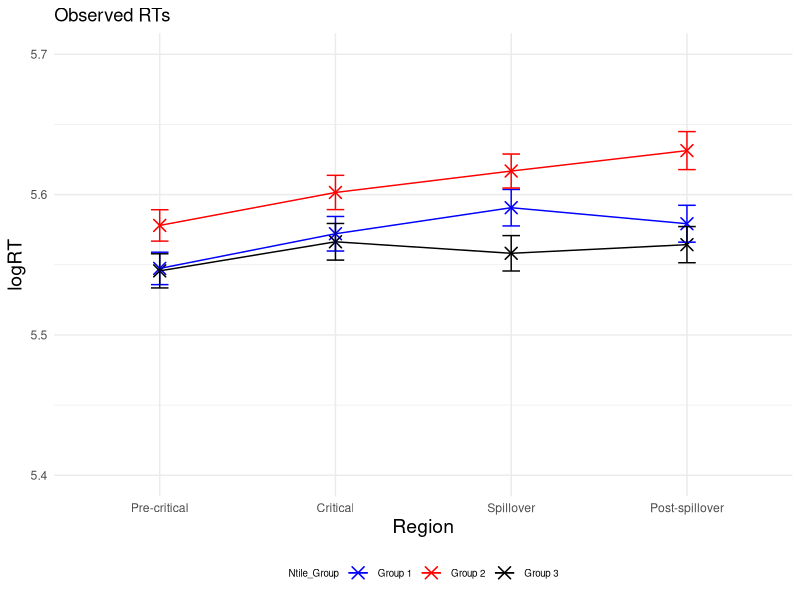
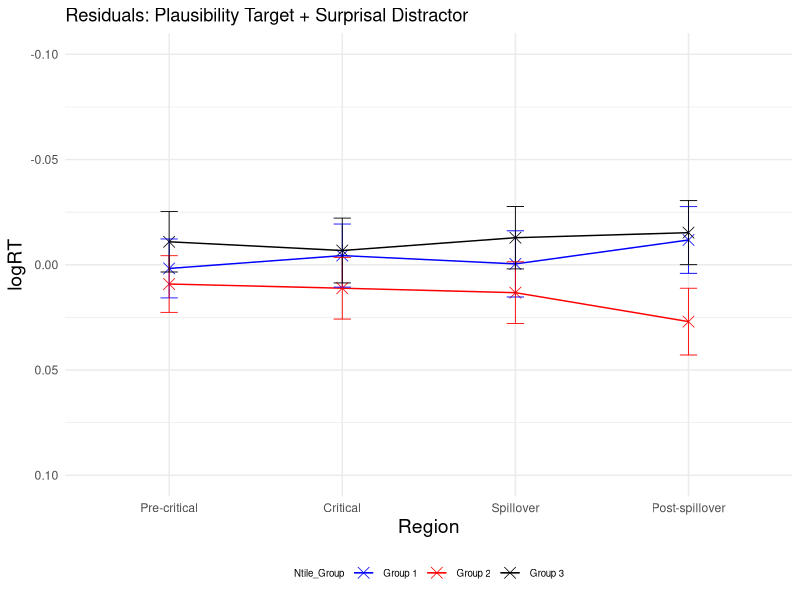
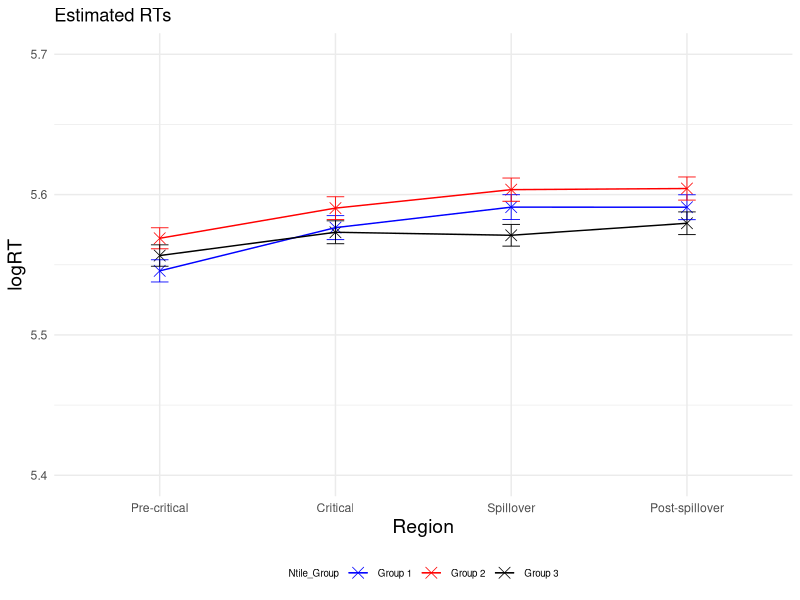
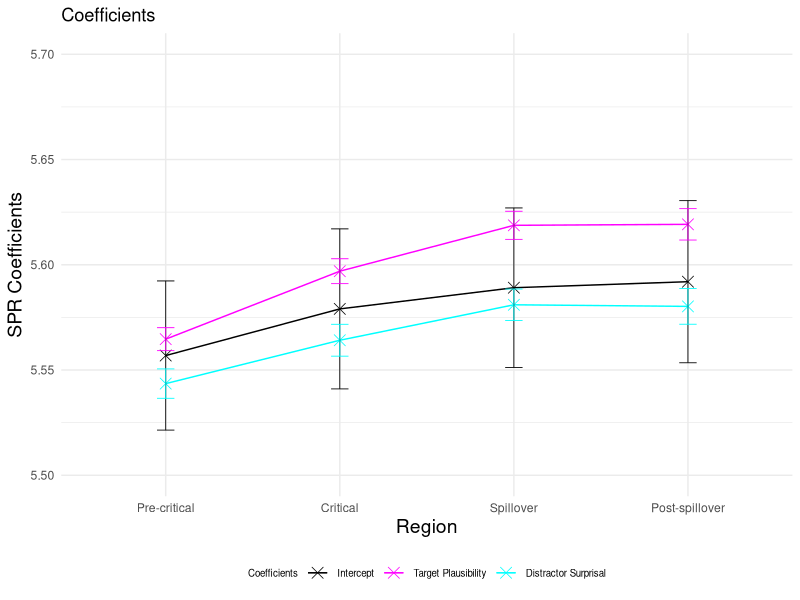
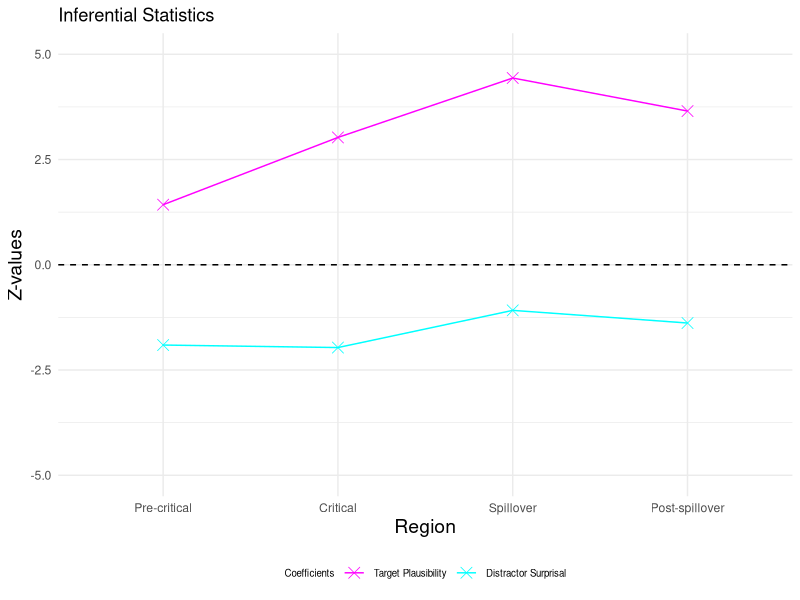
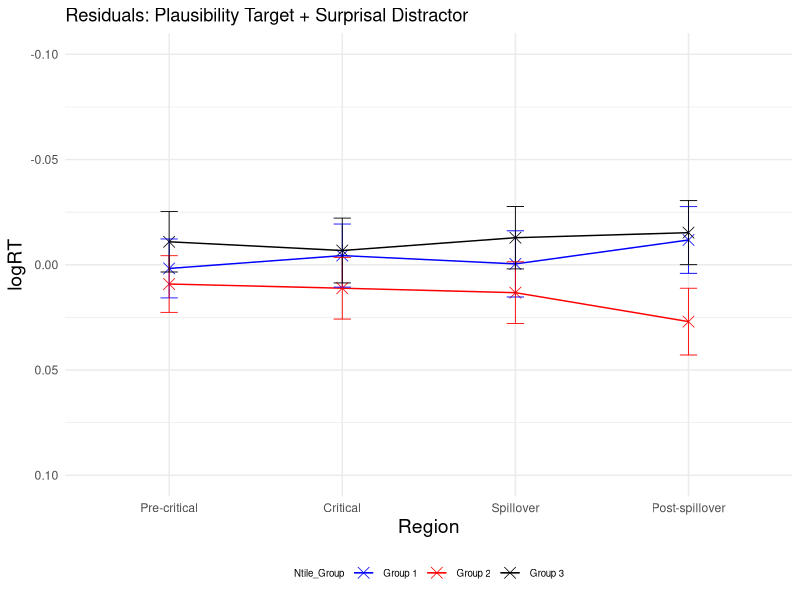
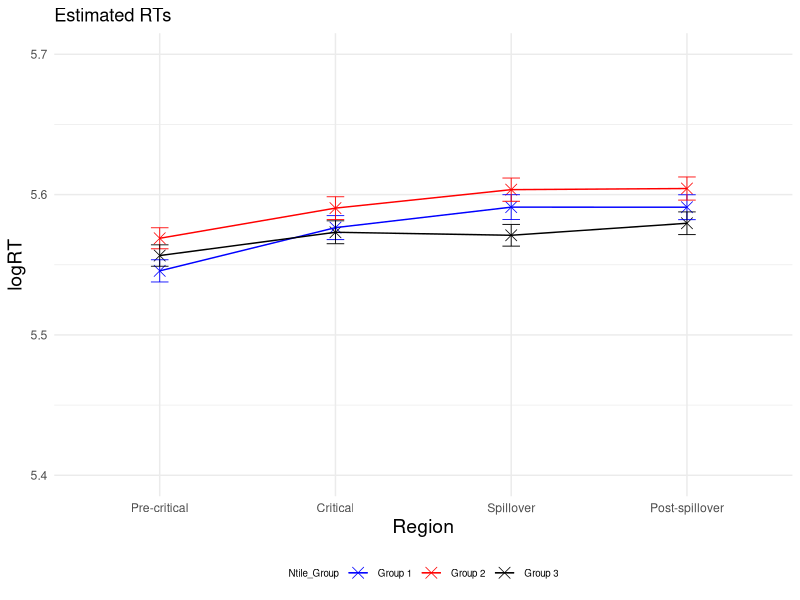
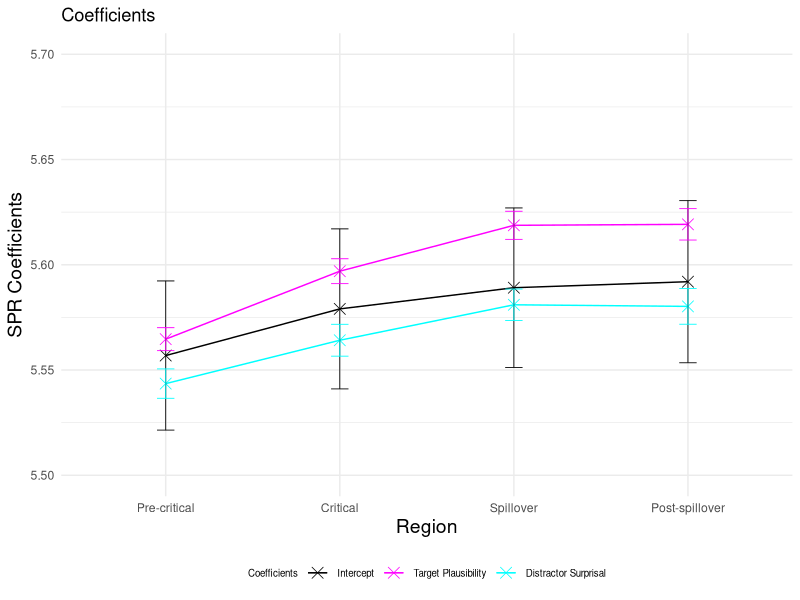

Source code (R) for these figures, in order:
### LMER ###
# load lme4 package
library(lme4)
library(lmerTest)
library(dplyr)
library(ggplot2)

setwd("~/Downloads/Master_Thesis/3_SPR_Study/ntile/")
GP6 <- read.csv("GP6SPR_processed.csv")

residuals <- data.frame(
  Region = character(0),
  Condition = character(0),
  Residual = numeric(0),
  SE_Residual = numeric(0)
)

logRT_estimated <- data.frame(
  Region = character(0),
  Condition = character(0),
  Estimated_logRT = numeric(0),
  SE_Estimated = numeric(0)
)

p_values <- data.frame(
  Region = character(0),
  p_value_plausibility_target = numeric(0),
  p_value_surprisal_distractor = numeric(0)
)

SPR_coefficients <- data.frame(
  Region = character(0),
  Estimate = character(0),
  Estimate_value = numeric(0),
  Estimate_error = numeric(0),
  Z_value = numeric(0)
)

regions <- c("Pre-critical", "Critical", "Spillover", "Post-spillover") 
conditions <- c("A", "B", "C")
ntile_groups <- c(1, 2, 3)

GP6$Ntile_Group <- ntile(GP6$SPR_Plaus_Rating, 3)
#df<- GP6[, c("Condition", "SPR_Plaus_Rating", "Ntile_Group")]

GP6$logRT <- log(GP6$ReadingTime)

averages <- GP6 %>%
  group_by(Region, Ntile_Group) %>%
  summarise(
    MeanReadingTime = mean(logRT, na.rm = TRUE), 
    SE = sd(logRT, na.rm = TRUE) / sqrt(n()))

averages <- averages %>% 
  filter(Region != "Pre-critical_2")
print(averages)

# Create a line plot with average log-transformed reading times
p <- ggplot(averages, aes(x = factor(Region, levels = c("Pre-critical", "Critical", "Spillover", "Post-spillover")), 
                          y = MeanReadingTime, color = as.factor(Ntile_Group), group = Ntile_Group)) + geom_point(shape = 4, size = 3.5, stroke = 0.8) + geom_line(linewidth=0.5) + ylim (5.4, 5.7)
p <- p + theme_minimal() + geom_errorbar(aes(ymin= MeanReadingTime-SE, ymax=MeanReadingTime+SE), width=.1, size=0.5) 
p <- p + scale_color_manual(name="Ntile_Group", labels=c("Group 1", "Group 2", "Group 3"), values=c("#0000FF", "#FF0000", "#000000"))
p <- p + theme(legend.position="bottom", legend.text=element_text(size=7), legend.title=element_text(size=7), axis.title.x = element_text(size = 14), axis.title.y = element_text(size = 14)) 
p <- p + labs(x="Region", y="logRT", title = "Observed RTs") 
p 

for (region in regions) 
{
  # Precritical region
  region_subset <- subset(GP6, Region == region)
  
  # standardise predictors
  region_subset$scaled_Plaus_per_region <- scale(region_subset$Plaus_target_avg)
  region_subset$scaled_Surprisaldist_per_region <- scale(region_subset$Surprisal_distractor)
  # invert predictor plausibility
  region_subset$inverted_scaled_Plaus_per_region <- (region_subset$scaled_Plaus_per_region) * (-1)
  #log transform reading times
  region_subset$logRT_per_region <- log(region_subset$ReadingTime)
  
  
  # define and run the linear mixed-effects regression model for the precritical region 
  model_per_region <- lmerTest::lmer(logRT_per_region ~ inverted_scaled_Plaus_per_region + scaled_Surprisaldist_per_region + 
                                       (1 + inverted_scaled_Plaus_per_region + scaled_Surprisaldist_per_region | Subject) + 
                                       (1 + inverted_scaled_Plaus_per_region + scaled_Surprisaldist_per_region | Item), data = region_subset)
  
  # print the summary of the model
  summary_per_region <- summary(model_per_region)
  print(summary_per_region)
  
  # calculate p-values
  p_values_per_region <- summary_per_region$coefficients[, "Pr(>|t|)"]
  new_row_p_value <- data.frame(Region = region, 
                                p_value_plausibility_target = p_values_per_region[2], 
                                p_value_surprisal_distractor = p_values_per_region[3])
  p_values <- rbind(p_values, new_row_p_value)
  
  # extract intercept and coefficients added to intercept
  coefficients_per_region <- summary_per_region$coefficients
  intercept <- coefficients_per_region["(Intercept)", 1]
  plaus_target_coeff <- coefficients_per_region["(Intercept)", 1] + coefficients_per_region["inverted_scaled_Plaus_per_region", 1]
  surprisal_distractor_coeff <- coefficients_per_region["(Intercept)", 1] + coefficients_per_region["scaled_Surprisaldist_per_region", 1]
  
  # add error bars for coefficients and intercept
  new_row_coefficient <- data.frame(Region = region, 
                                    Estimate = "Intercept", 
                                    Estimate_value = intercept, 
                                    Estimate_error = coefficients_per_region["(Intercept)", 2],
                                    Z_value = 0)
  SPR_coefficients <- rbind(SPR_coefficients, new_row_coefficient)
  
  new_row_coefficient <- data.frame(Region = region,
                                    Estimate = "Plausability",
                                    Estimate_value = plaus_target_coeff,
                                    Estimate_error = coefficients_per_region["inverted_scaled_Plaus_per_region", 2],
                                    Z_value = coefficients_per_region["inverted_scaled_Plaus_per_region", 1] / coefficients_per_region["inverted_scaled_Plaus_per_region", 2])
  SPR_coefficients <- rbind(SPR_coefficients, new_row_coefficient)
  
  new_row_coefficient <- data.frame(Region = region,
                                    Estimate = "Surprisal", 
                                    Estimate_value = surprisal_distractor_coeff, 
                                    Estimate_error = coefficients_per_region["scaled_Surprisaldist_per_region", 2],
                                    Z_value = coefficients_per_region["scaled_Surprisaldist_per_region", 1] / coefficients_per_region["scaled_Surprisaldist_per_region", 2])
  SPR_coefficients <- rbind(SPR_coefficients, new_row_coefficient)
  
  for (ntile_group in ntile_groups)
  {
    #####predict condition A, precritical#####
    region_per_condition <- subset(region_subset, Ntile_Group == ntile_group)
    region_per_condition$region_per_condition_Predicted <- predict(model_per_region, newdata = region_per_condition,  type = "response")
    
    # calculate residuals
    Residual_region_per_condition <- mean(region_per_condition$logRT_per_region) - mean(region_per_condition$region_per_condition_Predicted, na.rm = TRUE)
    
    # observed RT for condition A precritical
    region_per_condition_logRT_observed <- mean(region_per_condition$logRT_per_region)
    
    # estimated RT for condition A precritical
    region_per_condition_logRT_estimated <- mean(region_per_condition$region_per_condition_Predicted, na.rm = TRUE)
    
    # calculate standard error for residuals
    SE_residuals_region_per_condition <- sqrt(sd(region_per_condition$logRT, na.rm = TRUE)^2/length(region_per_condition$logRT) + sd(region_per_condition$region_per_condition_Predicted, na.rm = TRUE)^2/length(region_per_condition$region_per_condition_Predicted))
    
    new_row_residuals <- data.frame(Region = region, Ntile_Group = ntile_group, Residual = Residual_region_per_condition, SE_Residual = SE_residuals_region_per_condition)
    residuals <- rbind(residuals, new_row_residuals)
    
    # calculate standard error for logRT estimated
    SE_estimated_region_per_condition <- sd(region_per_condition$region_per_condition_Predicted, na.rm = TRUE) / sqrt(length(region_per_condition$region_per_condition_Predicted)) 
    
    new_row_logRT_estimated <- data.frame(Region = region, Ntile_Group = ntile_group, Estimated_logRT = region_per_condition_logRT_estimated, SE_Estimated = SE_estimated_region_per_condition)
    logRT_estimated <- rbind(logRT_estimated, new_row_logRT_estimated)
  }
}


# plot residuals
# Create a line plot 
p <- ggplot(residuals, aes(x = factor(Region, levels = c("Pre-critical", "Critical", "Spillover", "Post-spillover")), 
                           y = Residual, color = as.factor(Ntile_Group), group = Ntile_Group)) + geom_point(shape = 4, size = 3.5, stroke = 0.4) + geom_line(linewidth=0.5) + ylim (0.10, -0.10)
p <- p + theme_minimal() + geom_errorbar(aes(ymin=Residual-SE_Residual, ymax=Residual+SE_Residual), width=.1, size=0.3) 
p <- p + scale_color_manual(name="Ntile_Group", labels=c("Group 1", "Group 2", "Group 3"), values=c("#0000FF", "#FF0000", "#000000"))
p <- p + labs(x="Region", y="logRT", title = "Residuals: Plausibility Target + Surprisal Distractor") 
p <- p + theme(legend.position="bottom", legend.text=element_text(size=7), legend.title=element_text(size=7), axis.title.x = element_text(size = 14), axis.title.y = element_text(size = 14)) 
p 

ggsave("Residuals_Plot.pdf", p, width=4, height=4)


# plot estimated logRTs
# Create a line plot 
p <- ggplot(logRT_estimated, aes(x = factor(Region, levels = c("Pre-critical", "Critical", "Spillover", "Post-spillover")), 
                                 y = Estimated_logRT, color = as.factor(Ntile_Group), group = Ntile_Group)) + geom_point(shape = 4, size = 3.5, stroke = 0.4) + geom_line(linewidth=0.5) + ylim (5.4, 5.7)
p <- p + theme_minimal() + geom_errorbar(aes(ymin=Estimated_logRT-SE_Estimated, ymax=Estimated_logRT+SE_Estimated), width=.1, size=0.3) 
p <- p + scale_color_manual(name="Ntile_Group", labels=c("Group 1", "Group 2", "Group 3"), values=c("#0000FF", "#FF0000", "#000000"))
p <- p + labs(x="Region", y="logRT", title = "Estimated RTs") 
p <- p + theme(legend.position="bottom", legend.text=element_text(size=7), legend.title=element_text(size=7), axis.title.x = element_text(size = 14), axis.title.y = element_text(size = 14)) 
p 
ggsave("Estimated_RTs_Plot.pdf", p, width=4, height=4)


# plot intercept and coefficients added to intercept
p <- ggplot(SPR_coefficients, aes(x = factor(Region, levels = c("Pre-critical", "Critical", "Spillover", "Post-spillover")), 
                                  y = Estimate_value, color = Estimate, group = Estimate)) + geom_point(shape = 4, size = 3.5, stroke = 0.4) + geom_line(linewidth=0.5) + ylim (5.5, 5.7)
p <- p + theme_minimal() + geom_errorbar(aes(ymin=Estimate_value-Estimate_error, ymax=Estimate_value+Estimate_error), width=.1, size=0.3) 
p <- p + scale_color_manual(name="Coefficients", labels=c("Intercept", "Target Plausibility", "Distractor Surprisal"), values=c("#000000", "#FF00FF", "#00FFFF"))
p <- p + labs(x="Region", y="SPR Coefficients", title = "Coefficients") 
p <- p + theme(legend.position="bottom", legend.text=element_text(size=7), legend.title=element_text(size=7), axis.title.x = element_text(size = 14), axis.title.y = element_text(size = 14)) 
p 
ggsave("Intercept_Coefficients_Plot.pdf", p, width=4, height=4)


# plot effect sizes (z-vaues)
Effect_sizes <- subset(SPR_coefficients, Estimate != 'Intercept')

p <- ggplot(Effect_sizes, aes(x = factor(Region, levels = c("Pre-critical", "Critical", "Spillover", "Post-spillover")), 
                              y = Z_value, color = Estimate, group = Estimate)) + geom_point(shape = 4, size = 3.5, stroke = 0.4) + geom_line(linewidth=0.5) + ylim (-5, 5)
p <- p + geom_hline(yintercept=0, linetype=2)
p <- p + theme_minimal()
p <- p + scale_color_manual(name="Coefficients", labels=c( "Target Plausibility", "Distractor Surprisal"), values=c("#FF00FF", "#00FFFF"))
p <- p + labs(x="Region", y="Z-values", title = "Inferential Statistics") 
p <- p + theme(legend.position="bottom", legend.text=element_text(size=7), legend.title=element_text(size=7), axis.title.x = element_text(size = 14), axis.title.y = element_text(size = 14)) 
p 
ggsave("Z_values_Plot.pdf", p, width=4, height=4)
